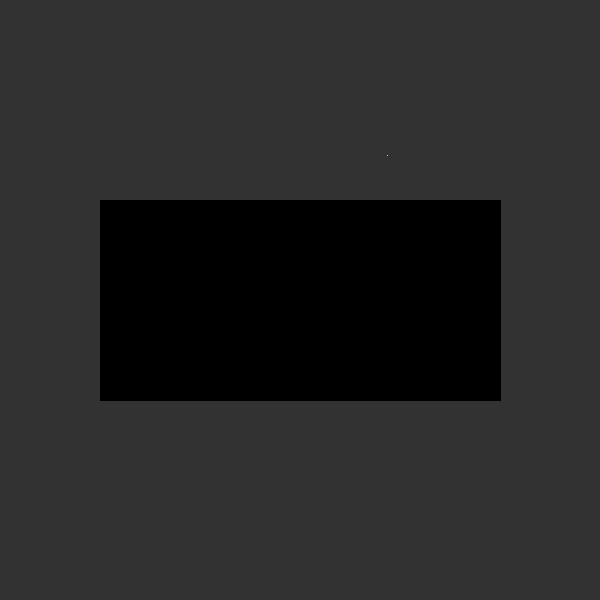
Frame 1 (no input)
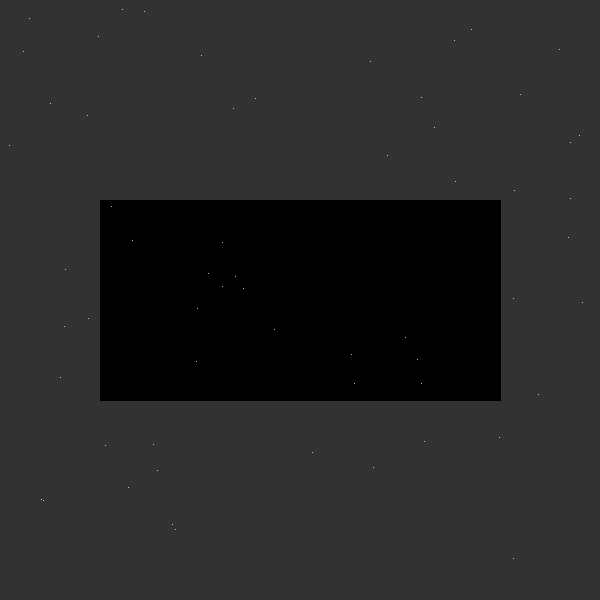
Frame 60 (the mouse pressed at the canvas centre just before this capture)
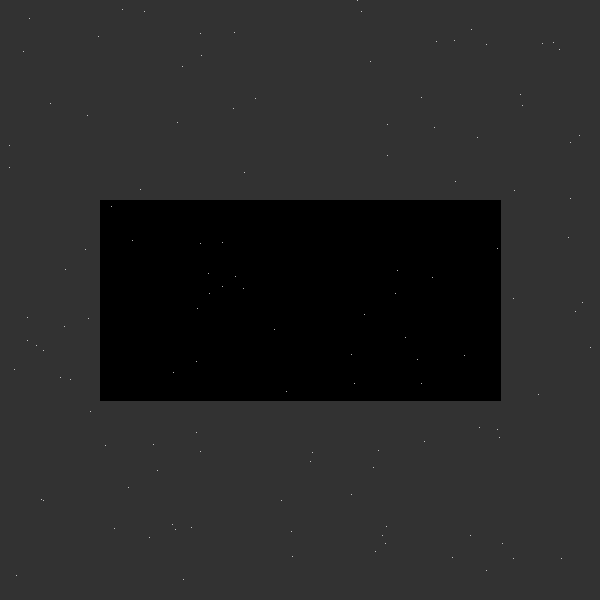
Frame 120 (the mouse held since frame 60 and released just before this capture)

The Processing sketch that drew these frames (run headless with seeded random() and noise(); from frame 60 on, the mouse is pressed at the canvas centre):

// Processing sketch: sketch_10
// ── sketch_10.pde
// currently the sketch draws random white points
// all over the canvas. 

// change the values being given to x and y so that 
// the white points are only drawn inside the black rectangle.

void setup() {
  size(600, 600);
  background(50);
  rectMode(CENTER);
  fill(0);
  rect(width/2, height/2, 400, 200);
}

void draw() {
  float x = random(0, width);
  float y = random(0, height);
  stroke(255);
  point(x, y);
}
